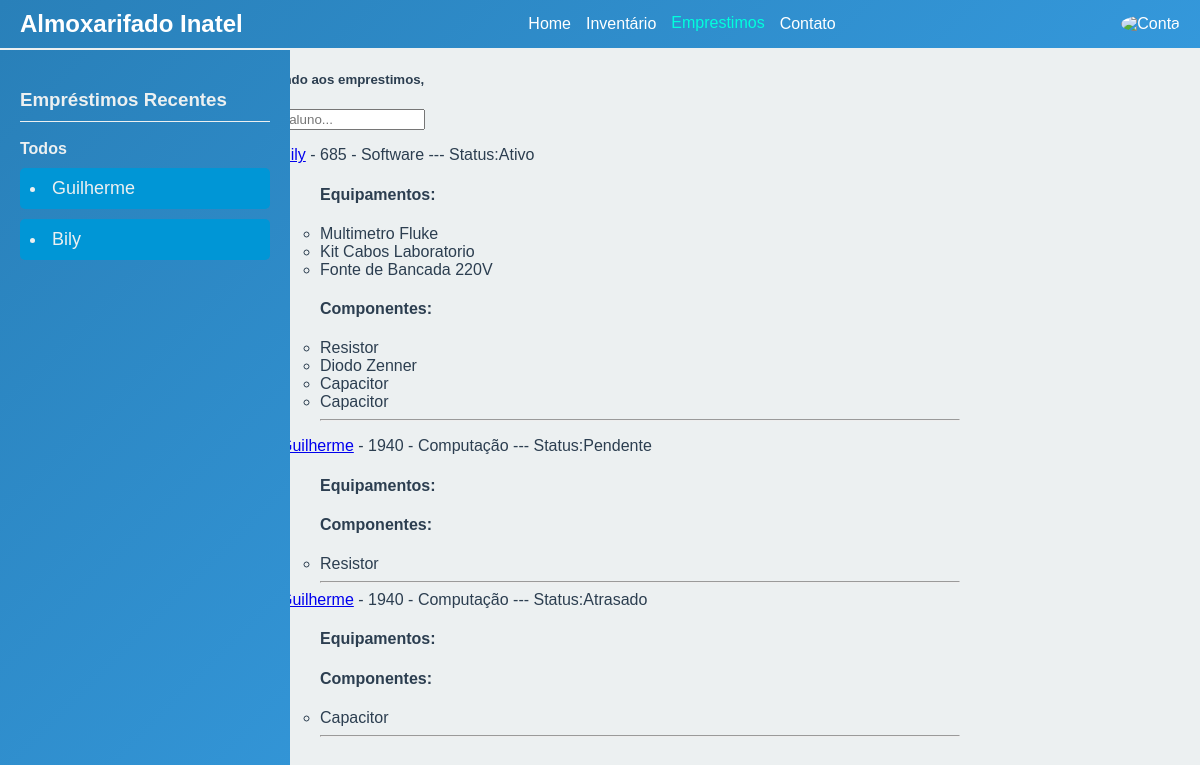
The page /emprestimos/ on the database as committed earlier.
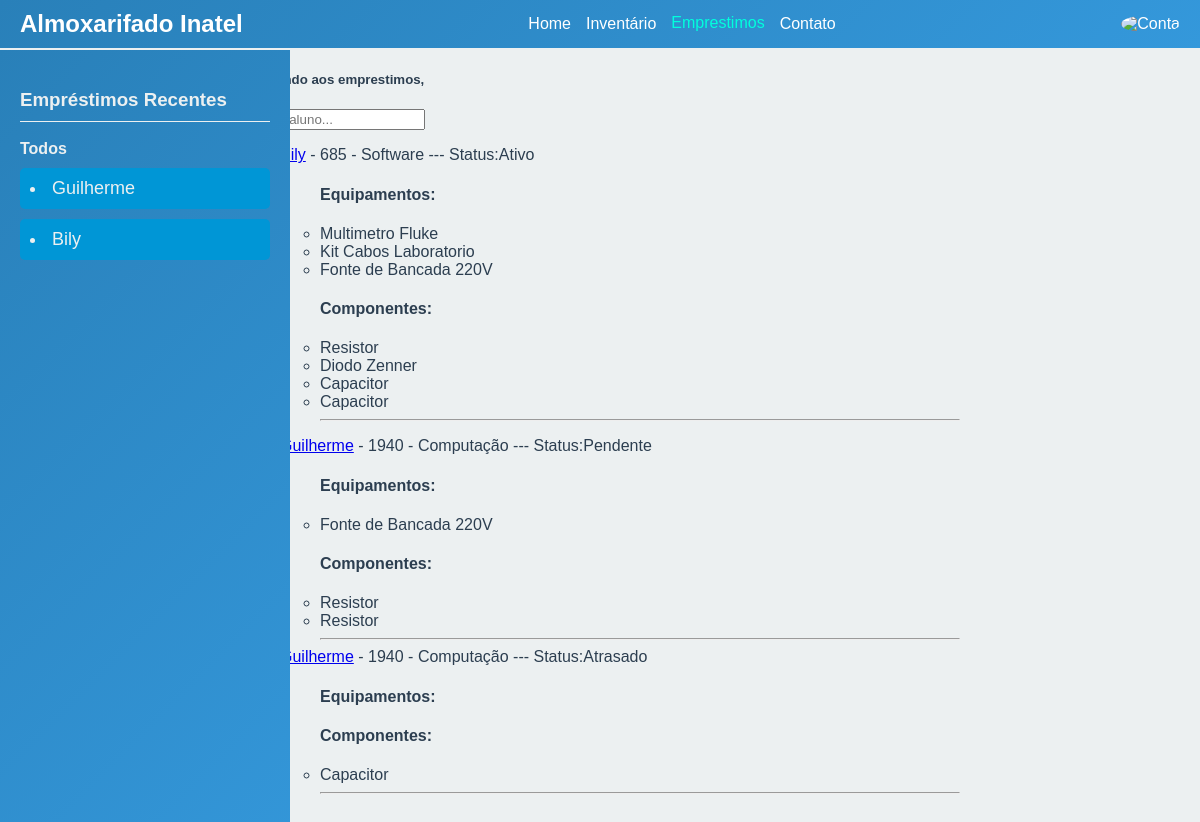
The same page on the database as committed later.
### autenticacao/models.py (models this page shows, shortened)
class Aluno(models.Model):
    user = models.OneToOneField(User, on_delete=models.CASCADE, null=True)
    matricula = models.IntegerField(primary_key=True)
    curso = models.CharField(max_length=50)

class User(AbstractUser):
    name = models.CharField(max_length=200, null=True, unique=True)
    email= models.EmailField(unique=True, null=True)
    is_aluno = models.BooleanField(default=False)
    is_funcionario = models.BooleanField(default=False)
    USERNAME_FIELD = 'email'
    REQUIRED_FIELDS = []

### emprestimos/models.py (models this page shows, shortened)
class Emprestimo(models.Model):
    id = models.BigAutoField(primary_key=True, unique=True)
    estado = models.CharField(max_length=50) # Ativo, Pendente(esperando aprovacao), Atrasado
    data_de_retirada = models.DateField(verbose_name='Data de Retirada', auto_now_add=True)
    data_de_devolucao = models.DateField(verbose_name='Data de Devolução')
    aluno = models.ForeignKey(Aluno, on_delete=models.PROTECT)
    funcionario = models.ForeignKey(Funcionario, on_delete=models.PROTECT)

### inventario/models.py (models this page shows, shortened)
class Equipamento(models.Model):
    id = models.IntegerField(primary_key=True, unique=True)
    nome = models.CharField(max_length=50)
    descricao = models.CharField(max_length=500,verbose_name='Descrição')
    localizacao = models.CharField(max_length=50, verbose_name='Localização')
    emprestimo = models.ForeignKey(Emprestimo, on_delete=models.SET_DEFAULT, default=None, blank=True, null=True)

class Emprestimo_has_components(models.Model):
    emprestimo = models.ForeignKey(Emprestimo, on_delete=models.CASCADE)
    componente = models.ForeignKey(Componente, on_delete=models.PROTECT)
    quantidade = models.IntegerField()

class Componente(models.Model):
    id = models.AutoField(primary_key=True, unique=True)
    nome = models.CharField(max_length=50)
    unidade_de_medida = models.CharField(max_length=50, verbose_name='Unidade de Medida')
    valor = models.DecimalField(decimal_places=4, max_digits=16)
    localizacao = models.CharField(max_length=50, verbose_name='Localização')

### emprestimos/views.py (the view)
# urls.py: path('',EmprestimoView, name='emprestimo'),
def EmprestimoView(request):
    q = request.GET.get('q') if request.GET.get('q') is not None else ''
    alunos = Aluno.objects.filter(Q(user__username__icontains=q))[:8]
    emprestimos = Emprestimo.objects.all().order_by('-id')
    equipamentos = Equipamento.objects.filter(emprestimo__in=emprestimos)
    componentes = Emprestimo_has_components.objects.filter(emprestimo__in=emprestimos)
    alunos_com_emprestimos = Aluno.objects.filter(emprestimo__isnull=False).distinct()
    alunos_com_emprestimos = sorted(alunos_com_emprestimos, key=lambda aluno: aluno.emprestimo_set.order_by('-id').first().id, reverse=True)
    context = {
        'alunos': alunos,
        'equipamentos': equipamentos,
        'emprestimos': emprestimos,
        'componentes': componentes,
        'alunos_com_emprestimos': alunos_com_emprestimos,
    }
    return render(request, 'emprestimos_almoxarife.html', context)

### emprestimos/templates/emprestimos_almoxarife.html (shortened to what this page needs)
{% extends "base.html" %}
{% block content %}
<div class="emprestimos-container">
    <div>
        {% include 'componente_emprestimo_recente.html' %}
    </div>
    <div>
        <h5>Bem vindo aos emprestimos, {{ user.username }}</h5>
        {% include 'navbar.html' %}
        {% include 'componente_feed.html' %}
    </div>
</div>
{% endblock content %}

### emprestimos/templates/componente_emprestimo_recente.html (shortened to what this page needs)
<head>
</head>
<body>
    <div class="sidebar">
        <h3>Empréstimos Recentes</h3>
        <div class="link-container">
            <a href="{% url 'emprestimo' %}">Todos</a>
        </div>
        {% for aluno in alunos_com_emprestimos %}
        <div class="aluno-link">
            <li><a href="{% url 'detalhes' pk=aluno.matricula %}">{{ aluno.user.username }}</a></li>
        </div>
        {% endfor %}
    </div>
</body>

### emprestimos/templates/componente_feed.html
<div>
    {% for aluno in alunos %}
    <div>
        <ul>
            {% for emprestimo in emprestimos %}
                {% if emprestimo.aluno == aluno %}
                    <li><a href="{% url 'detalhes' pk=aluno.matricula %}">{{ aluno.user.username }}</a> - {{aluno.matricula}} - {{aluno.curso}}    ---    Status:{{emprestimo.estado}}</li>
                    <ul>
                        <h4>Equipamentos:</h4>
                        {% for equipamento in equipamentos %}
                            {% if equipamento.emprestimo == emprestimo %}
                                <li>{{ equipamento.nome }}</li>
                            {% endif %}
                        {% endfor %}
                        <h4>Componentes:</h4>
                        {% for componente in componentes %}
                            {% if componente.emprestimo == emprestimo %}
                                <li>{{ componente.componente.nome }}</li>
                            {% endif %}
                        {% endfor %}
                        <hr>
                    </ul>
                {% endif %}
            {% endfor %}
        </ul>
    </div>
    {% endfor %}
</div>

Rows that differ between the two databases and show on the page:
changed Emprestimo "Pendente": gains Equipamento (nome "Fonte de Bancada 220V")
added Emprestimo_has_components: componente.nome "Resistor", shown under Emprestimo "Pendente"
